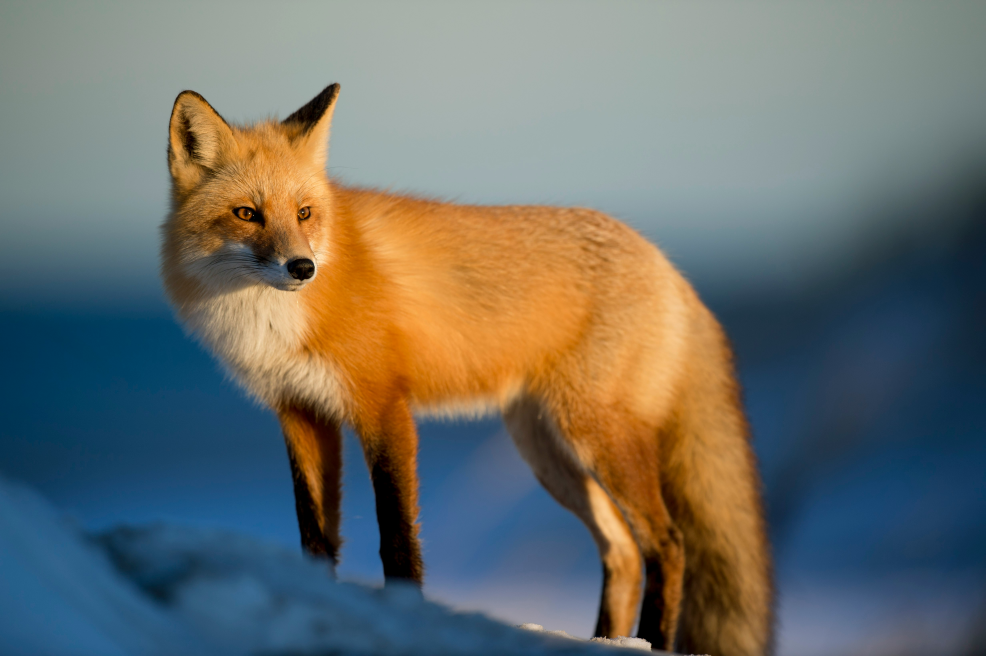
#> input picture Image_Processing/Animal.jpg, 4928 x 3280 px (shown at 1/5 size)
$ jupyter execute color_palette_extraction.ipynb   (shell and % lines are left out)
#> lines starting #> are read from the running program, lines starting #| are printed output that depends on the picture
[cell 1]
import cv2
import matplotlib.pyplot as plt
from sklearn.cluster import KMeans
import numpy as np

[cell 2]
img = cv2.imread('Animal.jpg')
#> img is the input picture: shape (3280, 4928, 3); mean B, G, R 105.5, 111, 108
img = cv2.cvtColor(img, cv2.COLOR_BGR2RGB)
img_resized = cv2.resize(img, (200,200))
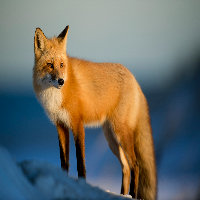
#> img_resized: shape (200, 200, 3); mean R, G, B 108, 110.9, 105.4

[cell 3]
#Preparing data for clustering
pixels = img_resized.reshape((-1,3))

[cell 4]
#Apply KMeans to Find Dominant Colors
num_colors = 5

kmeans = KMeans(n_clusters=num_colors)
kmeans.fit(pixels)
colors = kmeans.cluster_centers_.astype(int)
labels = kmeans.labels_

[cell 5]
#Displaying color palette
def plot_palette(colors):
    plt.figure(figsize=(8,2))
    for i, color in enumerate(colors):
        plt.subplot(1, len(colors), i+1)
        plt.axis('off')
        plt.imshow([[color / 255]])
        plt.title(f'#{i+1}')
    plt.suptitle("Extracted Color Palette", fontsize=14)
    plt.tight_layout()
    plt.show()
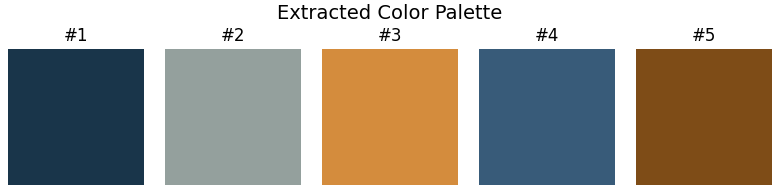
#> figure drawn by matplotlib, 5 panels

plot_palette(colors)

[cell 6]
plt.figure(figsize=(6,6))
plt.imshow(img)
plt.axis('off')
plt.title("Original Image")
plt.show()

plot_palette(colors)

$ run again, with Image_Processing/Housing (1).jpg copied over Image_Processing/Animal.jpg
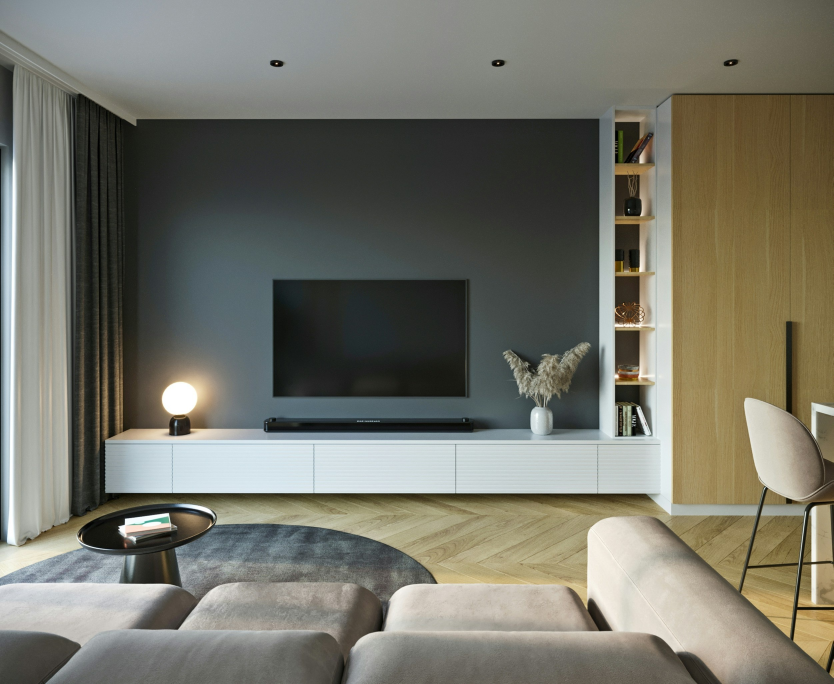
#> input picture Image_Processing/Housing (1).jpg, 2500 x 2052 px (shown at 1/3 size)
#> img is the input picture: shape (2052, 2500, 3); mean B, G, R 105.3, 116.6, 117.5
#> `img_resized = cv2.resize(img, (200,200))`:
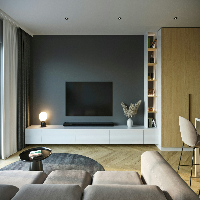
#> img_resized: shape (200, 200, 3); mean R, G, B 117.4, 116.4, 105

$ run again, with Image_Processing/tv.jpg copied over Image_Processing/Animal.jpg
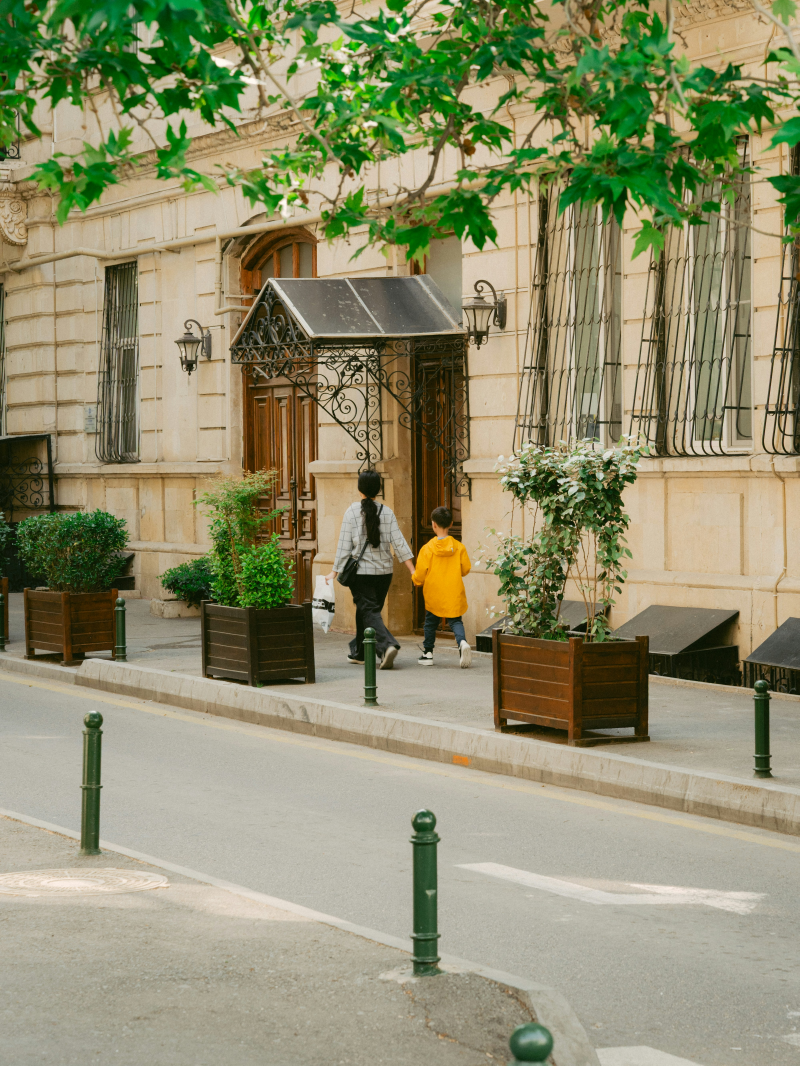
#> input picture Image_Processing/tv.jpg, 3996 x 5328 px (shown at 1/5 size)
#> img is the input picture: shape (5328, 3996, 3); mean B, G, R 109.8, 142.8, 143.9
#> `img_resized = cv2.resize(img, (200,200))`:
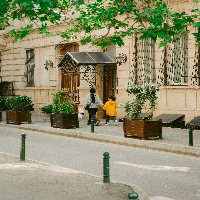
#> img_resized: shape (200, 200, 3); mean R, G, B 143.9, 142.7, 109.7
